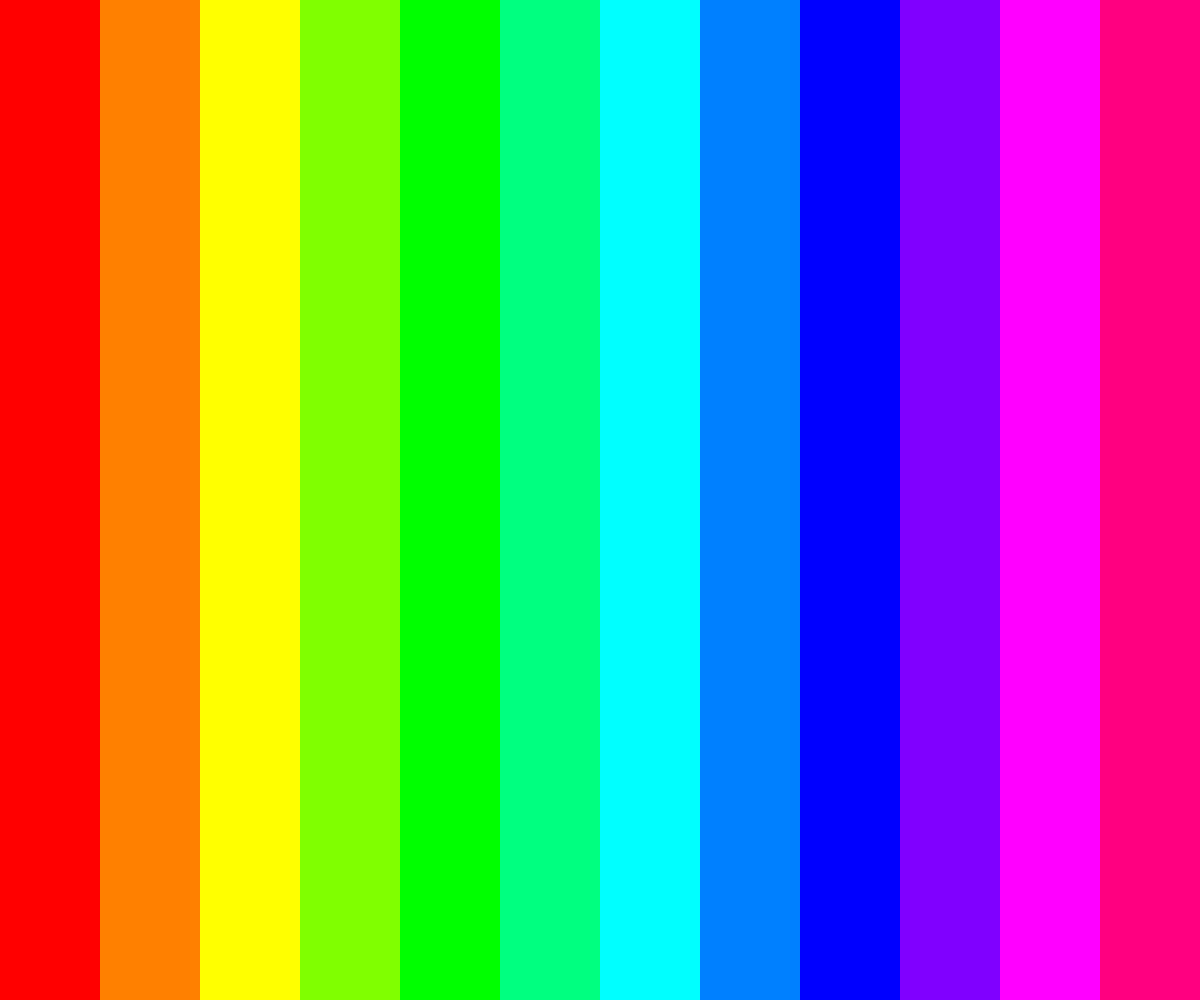
Frame 1 (no input)
Frame 60 (no input): identical to frame 1, image omitted
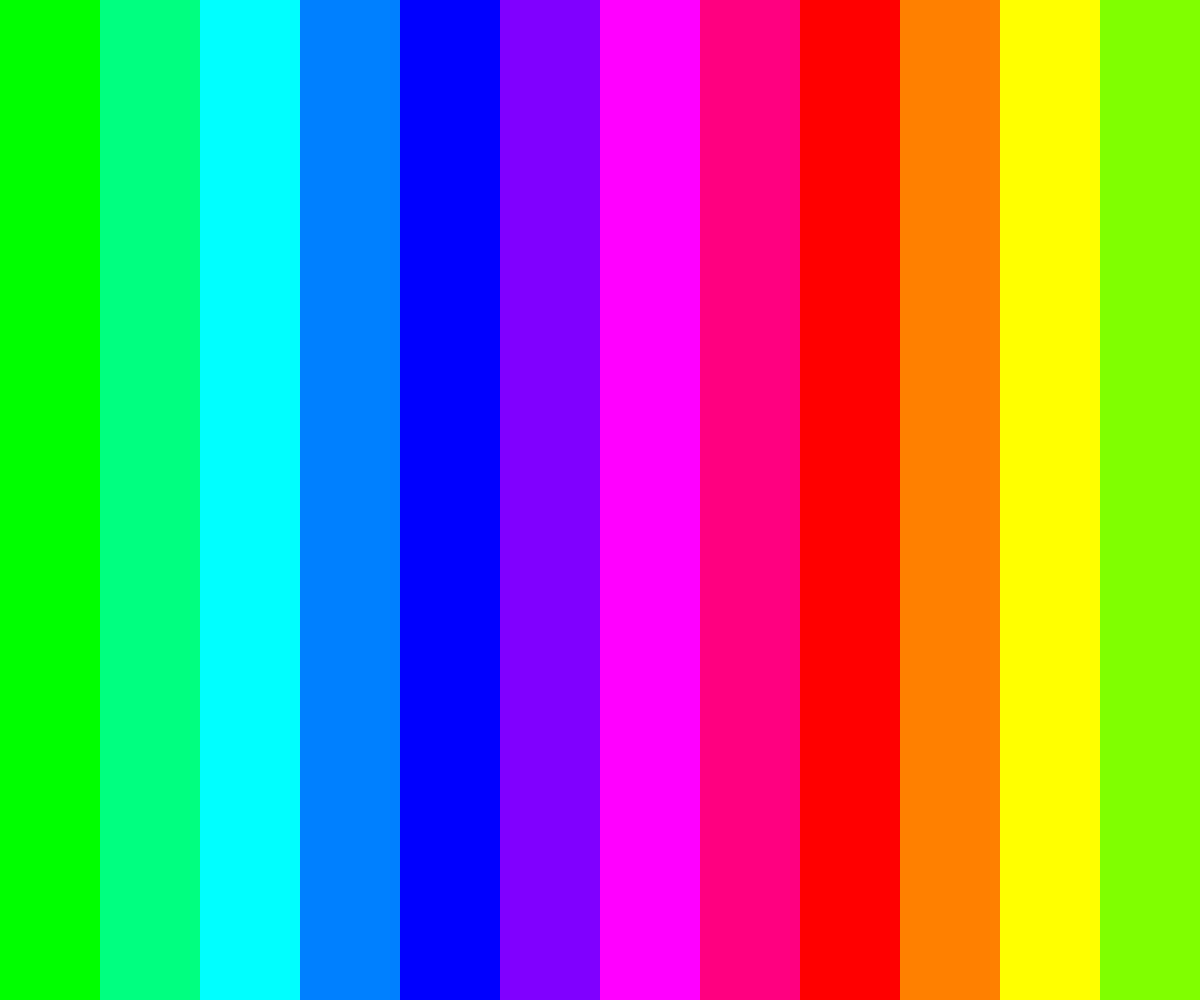
Frame 120 (the mouse pressed at the canvas centre since frame 60)

The p5.js sketch that drew these frames (run headless with seeded random() and noise() and a simulated clock; from frame 60 on, the mouse is pressed at the canvas centre):

// p5.js sketch
// ── sketch.js
// Resize the window and make sure you can see all 18 swatches of color.

// Which colors stick out?
// Which colors have more weight?
// How many groups of colors do you see? 1, 2, 4, 6, 18?
// Are the groups even in size?
// Can you identify the brightest swatch of each group?

// Click the mouse to activate the animation.
// Clap your hands whenever you see the brightest swatch of each group come into view on the right edge of the canvas.
// Do you feel the syncopation?

let off = 0;
let move = false;

function setup() {
  createCanvas(windowWidth, windowHeight);
  colorMode(HSB, 360, 100, 100);
  noStroke();
}

function draw(){
  // Grow the offset
  if(move) off+=2;
  
   // Draw 12 swatches of color
  for (let i = 0; i < 12; i++) {
    // Calculate hue based on angle between colors
    // 360/12 is the angle between colors
    let h = off +  i * 360/12;
    // Wrap around the circle
    h%=360;
    // Calculate x-position of swatch
    let x = i * width / 12;
    // Draw rect
    fill(h, 100, 100);
    rect(x, 0, width / 12, height);
  } 
}

function mousePressed(){
  move = !move;
}
